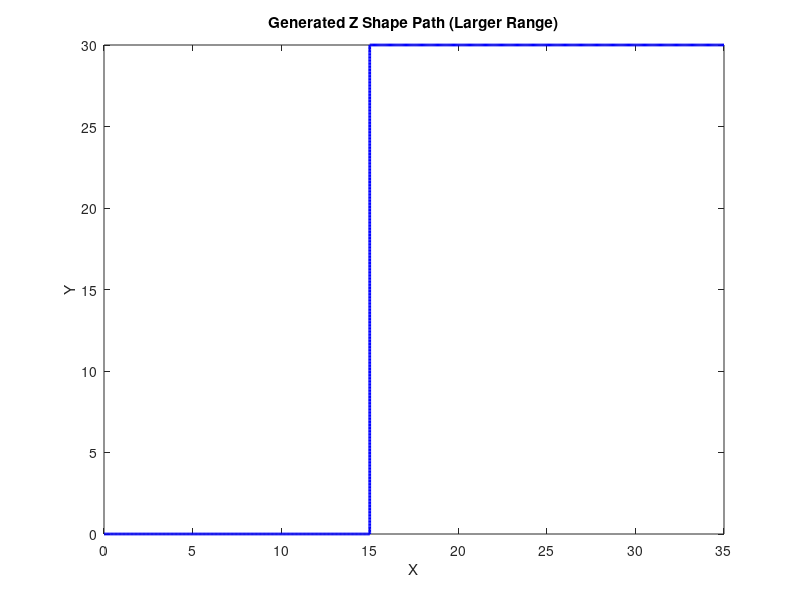

MATLAB code to generate this figure:
% 生成 1000 个点的 Z 型路径，x 范围 [0, 35]，y 范围 [0, 45]
clc
clear
close all

num_points = 1000;  % 总点数
points_per_segment = floor(num_points / 3);  % 每段路径上的点数，确保为整数

% 第一段 (0, 0) -> (15, 0)
x1 = linspace(0, 15, points_per_segment);
y1 = zeros(1, points_per_segment);

% 第二段 (15, 0) -> (15, 30)
x2 = repmat(15, 1, points_per_segment);  % x 坐标保持 15
y2 = linspace(0, 30, points_per_segment);

% 第三段 (15, 30) -> (35, 30)
x3 = linspace(15, 35, points_per_segment);
y3 = repmat(30, 1, points_per_segment);  % y 坐标保持 30

% 合并所有段的坐标
x = [x1, x2, x3];
y = [y1, y2, y3];

% 如果总点数不等于 1000，调整最后一个点的数量
if numel(x) < num_points
    x = [x, linspace(x(end), x(end), num_points - numel(x))];
    y = [y, linspace(y(end), y(end), num_points - numel(y))];
end

% 组合成一个 1000x2 的路径矩阵
path = [x', y'];

% 保存路径数据到 Z_path_large.mat 文件
save('path_Z.mat', 'path');

% 可视化路径
figure;
plot(path(:,1), path(:,2), 'b-', 'LineWidth', 2);
xlabel('X');
ylabel('Y');
title('Generated Z Shape Path (Larger Range)');
